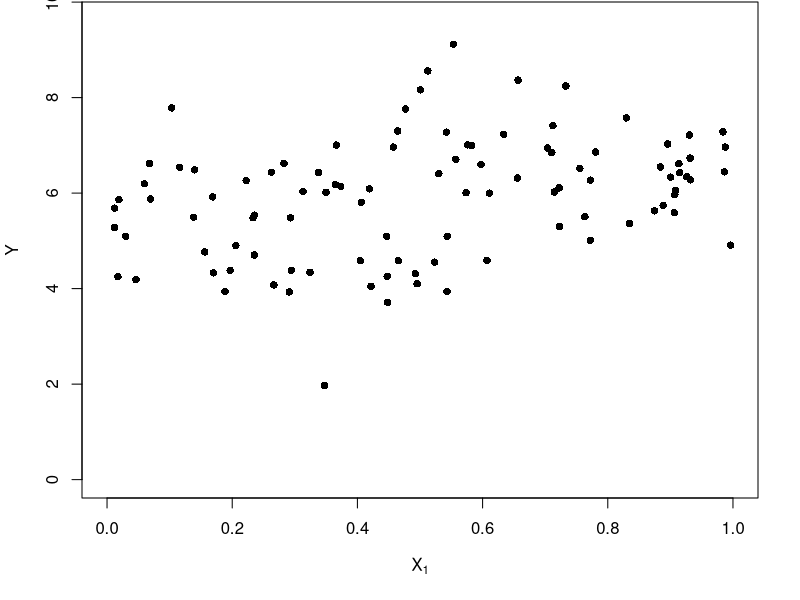
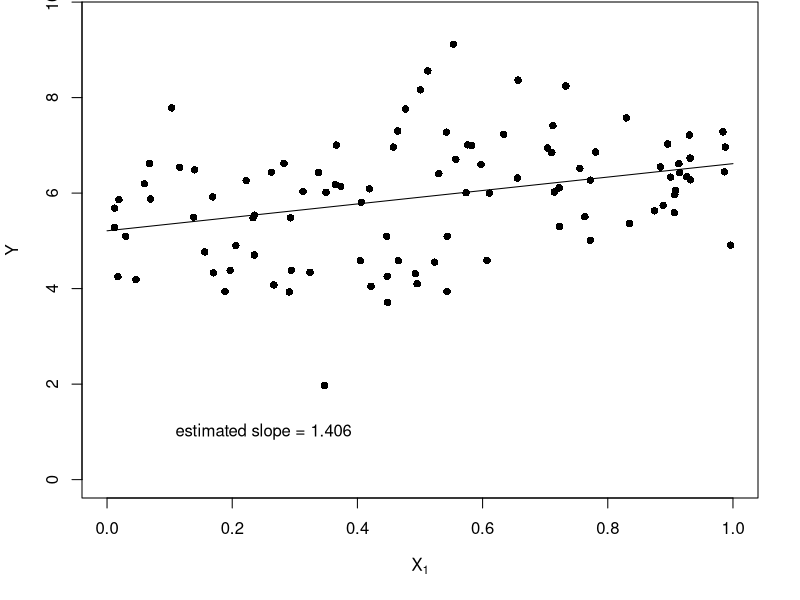
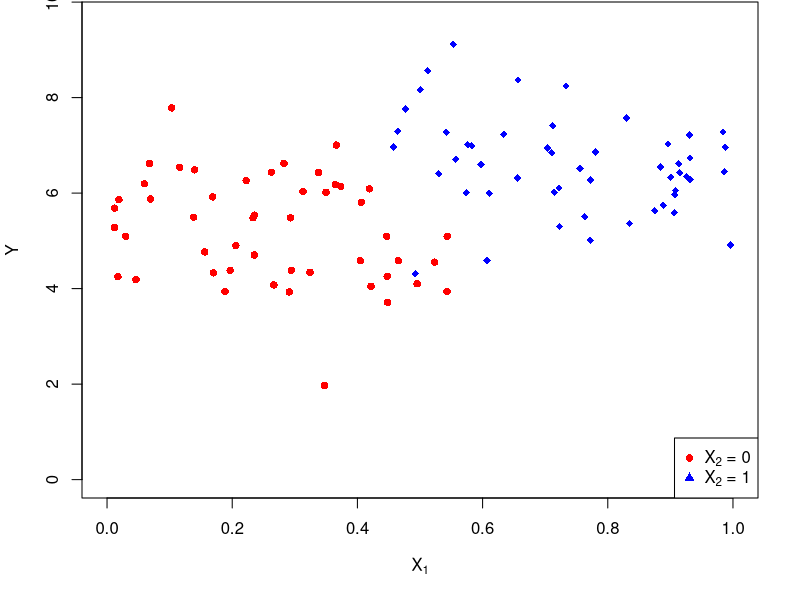
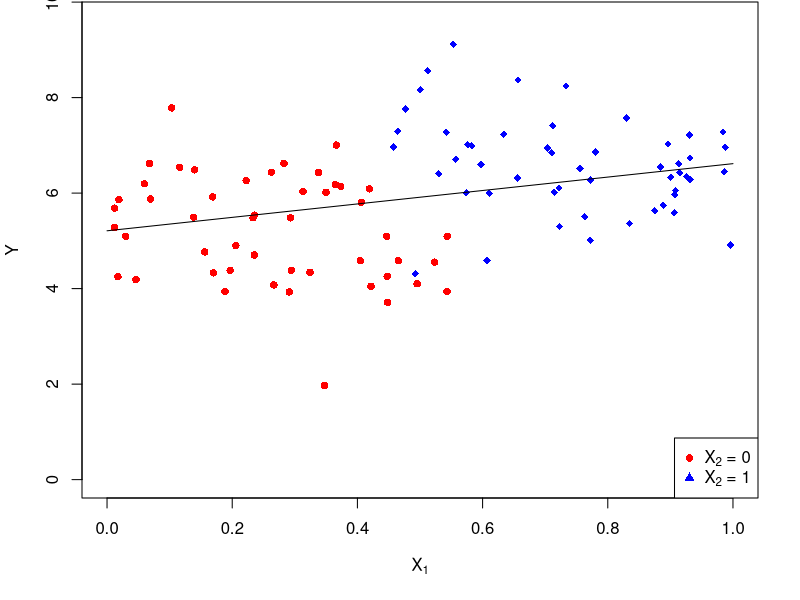
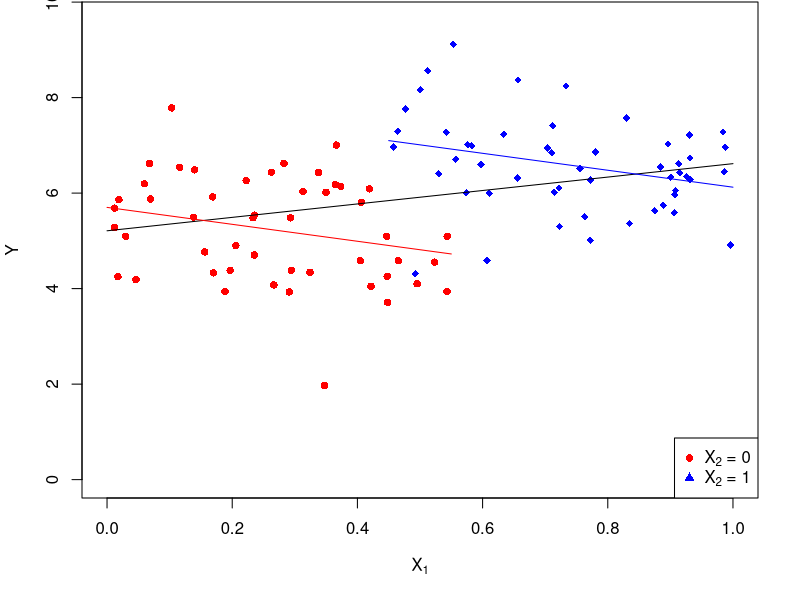
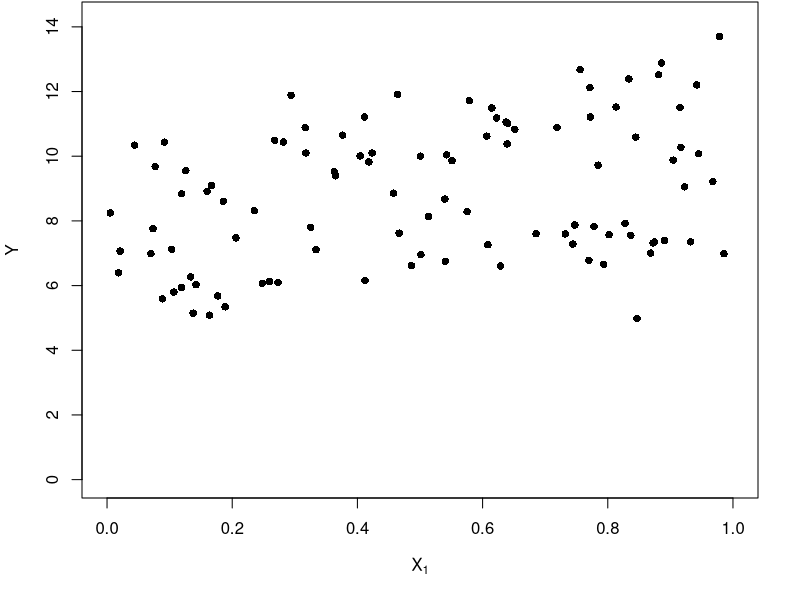
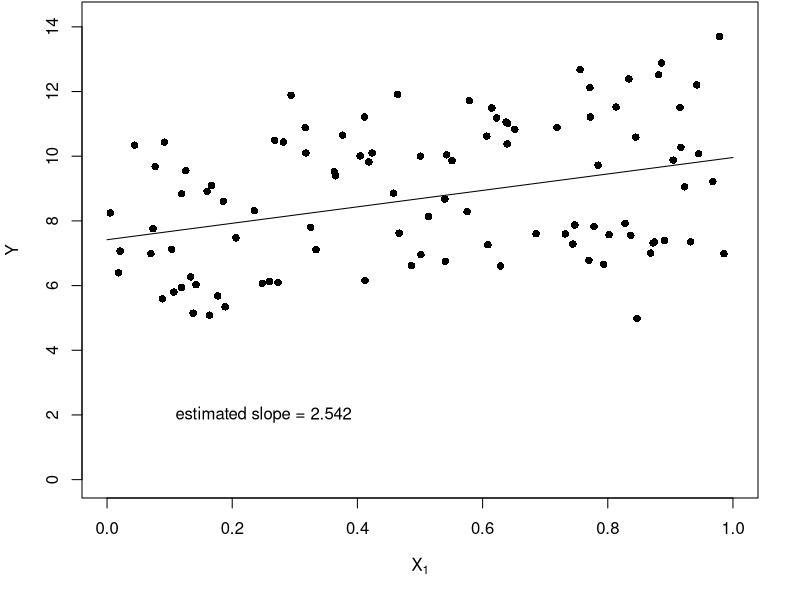
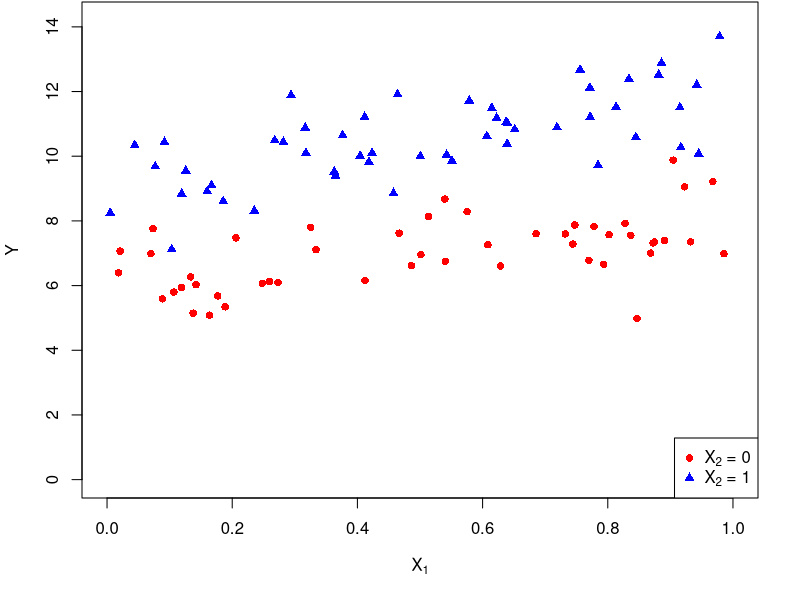

Reproduce these figures in R, in order.
## R script for chapter 1, section 2: multiple linear regression
## Created 30 March 2018 by Brian Williamson

## --------------------------------------------------------------------
## Examples of confounders, precision variables, and effect modifiers
## --------------------------------------------------------------------

## data generating mechanism for two predictors, one is a confounder
data_func_confound <- function(beta0, beta1, beta2, n) {
  ## generate some X data: X1 is continuous, X2 is binary
  x2 <- sample(0:1, n, replace = TRUE)
  ## generate two clouds of x1 points
  x1_0 <- runif(sum(x2 == 0), 0, 0.55)
  x1_1 <- runif(sum(x2 == 1), 0.45, 1)
  X <- matrix(NA, ncol = 2, nrow = n)
  X[x2 == 0, 1] <- x1_0
  X[x2 == 1, 1] <- x1_1
  X[, 2] <- x2
  
  ## create the outcome
  y <- beta0 + beta1*X[, 1] + beta2*X[, 2] + rnorm(n, 0, 1)
  
  return(data.frame(x1 = X[, 1], x2 = X[, 2], y = y))
}
## data generating mechanism for two predictors, one is a precision variable

## data generating mechanism for two predictors, one is an effect modifier
data_func_em <- function(beta0, beta1, beta2, beta3, n) {
  ## generate some X data: X1 is continuous, X2 is binary
  x2 <- sample(0:1, n, replace = TRUE)
  ## generate two clouds of x1 points
  x1_0 <- runif(sum(x2 == 0), 0, 1)
  x1_1 <- runif(sum(x2 == 1), 0, 1)
  X <- matrix(NA, ncol = 2, nrow = n)
  X[x2 == 0, 1] <- x1_0
  X[x2 == 1, 1] <- x1_1
  X[, 2] <- x2
  
  ## create the outcome
  y <- beta0 + beta1*X[, 1] + beta2*X[, 2] + beta3*X[, 1]*X[, 2] + rnorm(n, 0, 1)
  
  return(data.frame(x1 = X[, 1], x2 = X[, 2], y = y))
}

## --------------------------
## Set up plot arguments
## --------------------------
fig_width <- 1024
fig_height <- 1024
fig_res <- 200

beta0 <- 6
beta1 <- -2
beta2 <- 2
## --------------------------
## Confounding
## --------------------------
## generate confounded data
set.seed(4747)
dat_c <- data_func_confound(beta0, beta1, beta2, n = 100)
## make a plot, without coloring
png("lecture/chapter_1/plots/confounding_simple.png", width = fig_width, height = fig_height, units = "px", res = fig_res)
par(mar = c(5, 4, 0, 2) + 0.1)
plot(dat_c$x1, dat_c$y, main = "", xlab = expression(X[1]), ylab = "Y", pch = 16,
     xlim = c(0, 1), ylim = c(0, max(dat_c$y) + 0.5))
dev.off()
## fit a linear regression, plot best fitting line
mod_c_simple <- lm(y ~ x1, data = dat_c)
x_range <- cbind(1, seq(0, 1, by = 0.01))
png("lecture/chapter_1/plots/confounding_simple_with_line.png", width = fig_width, height = fig_height, units = "px", res = fig_res)
par(mar = c(5, 4, 0, 2) + 0.1)
plot(dat_c$x1, dat_c$y, main = "", xlab = expression(X[1]), ylab = "Y", pch = 16,
     xlim = c(0, 1), ylim = c(0, max(dat_c$y) + 0.5))
lines(x_range[, 2], x_range%*%mod_c_simple$coefficients)
text(0.25, 1, labels = paste0("estimated slope = ", round(mod_c_simple$coefficients[2], 3)))
dev.off()

## make a plot, with coloring
png("lecture/chapter_1/plots/confounding_colored.png", width = fig_width, height = fig_height, units = "px", res = fig_res)
par(mar = c(5, 4, 0, 2) + 0.1)
plot(dat_c$x1[dat_c$x2 == 0], dat_c$y[dat_c$x2 == 0], main = "", xlab = expression(X[1]), ylab = "Y", pch = 16,
     col = "red", xlim = c(0, 1), ylim = c(0, max(dat_c$y) + 0.5))
points(dat_c$x1[dat_c$x2 == 1], dat_c$y[dat_c$x2 == 1], pch = 18, col = "blue")
legend("bottomright", legend = c(expression(paste(X[2],  " = 0", sep = "")), expression(paste(X[2], " = 1", sep = ""))),
       pch = c(16, 17), col = c("red", "blue"))
dev.off()
png("lecture/chapter_1/plots/confounding_colored_with_simple_line.png", width = fig_width, height = fig_height, units = "px", res = fig_res)
par(mar = c(5, 4, 0, 2) + 0.1)
plot(dat_c$x1[dat_c$x2 == 0], dat_c$y[dat_c$x2 == 0], main = "", xlab = expression(X[1]), ylab = "Y", pch = 16,
     col = "red", xlim = c(0, 1), ylim = c(0, max(dat_c$y) + 0.5))
points(dat_c$x1[dat_c$x2 == 1], dat_c$y[dat_c$x2 == 1], pch = 18, col = "blue")
legend("bottomright", legend = c(expression(paste(X[2],  " = 0", sep = "")), expression(paste(X[2], " = 1", sep = ""))),
       pch = c(16, 17), col = c("red", "blue"))
lines(x_range[, 2], x_range%*%mod_c_simple$coefficients)
dev.off()
## fit adjusted regression, plot best fitting line 
mod_c_multiple <- lm(y ~ x1 + x2, data = dat_c)
x_range_0 <- cbind(x_range[1:which(x_range[, 2] == 0.55), ], 0)
x_range_1 <- cbind(x_range[which(x_range[, 2] == 0.45):length(x_range[, 2]), ], 1)
png("lecture/chapter_1/plots/confounding_colored_with_lines.png", width = fig_width, height = fig_height, units = "px", res = fig_res)
par(mar = c(5, 4, 0, 2) + 0.1)
plot(dat_c$x1[dat_c$x2 == 0], dat_c$y[dat_c$x2 == 0], main = "", xlab = expression(X[1]), ylab = "Y", pch = 16,
     col = "red", xlim = c(0, 1), ylim = c(0, max(dat_c$y) + 0.5))
points(dat_c$x1[dat_c$x2 == 1], dat_c$y[dat_c$x2 == 1], pch = 18, col = "blue")
legend("bottomright", legend = c(expression(paste(X[2],  " = 0", sep = "")), expression(paste(X[2], " = 1", sep = ""))),
       pch = c(16, 17), col = c("red", "blue"))
lines(x_range[, 2], x_range%*%mod_c_simple$coefficients)
lines(x_range_0[, 2], x_range_0%*%mod_c_multiple$coefficients, col = "red")
lines(x_range_1[, 2], x_range_1%*%mod_c_multiple$coefficients, col = "blue")
dev.off()


## -------------------
## Effect modification
## -------------------
beta0_em <- 6
beta1_em <- 2
beta2_em <- 3
beta3_em <- 1

set.seed(4747)
dat_e <- data_func_em(beta0_em, beta1_em, beta2_em, beta3_em, n = 1000)

## take a subsample to plot
dat_e_samp <- dat_e[sample.int(1000, 100), ]

## make a plot, without coloring
png("lecture/chapter_1/plots/effect_modification_simple.png", width = fig_width, height = fig_height, units = "px", res = fig_res)
par(mar = c(5, 4, 0, 2) + 0.1)
plot(dat_e_samp$x1, dat_e_samp$y, main = "", xlab = expression(X[1]), ylab = "Y", pch = 16,
     xlim = c(0, 1), ylim = c(0, max(dat_e_samp$y) + 0.5))
dev.off()

## fit best fitting line
mod_e <- lm(y ~ x1, data = dat_e)

## plot with best fitting line
png("lecture/chapter_1/plots/effect_modification_simple_with_line.png", width = fig_width, height = fig_height, units = "px", res = fig_res)
par(mar = c(5, 4, 0, 2) + 0.1)
plot(dat_e_samp$x1, dat_e_samp$y, main = "", xlab = expression(X[1]), ylab = "Y", pch = 16,
     xlim = c(0, 1), ylim = c(0, max(dat_e_samp$y) + 0.5))
lines(x_range[, 2], x_range%*%mod_e$coefficients)
text(0.25, 2, labels = paste0("estimated slope = ", round(mod_e$coefficients[2], 3)))
dev.off()

## plot without lines, but colored by x2 status
png("lecture/chapter_1/plots/effect_modification_colored.png", width = fig_width, height = fig_height, units = "px", res = fig_res)
par(mar = c(5, 4, 0, 2) + 0.1)
plot(dat_e_samp$x1, dat_e_samp$y, main = "", xlab = expression(X[1]), ylab = "Y", 
     pch = ifelse(dat_e_samp$x2 == 1, 17, 16),
     xlim = c(0, 1), ylim = c(0, max(dat_e_samp$y) + 0.5),
     col = ifelse(dat_e_samp$x2 == 1, "blue", "red"))
legend("bottomright", legend = c(expression(paste(X[2],  " = 0", sep = "")), expression(paste(X[2], " = 1", sep = ""))),
                             pch = c(16, 17), col = c("red", "blue"))
dev.off()

## fit multiple regression with em
mod_e_multiple <- lm(y ~ x1*x2, data = dat_e)

## with simple line
png("lecture/chapter_1/plots/effect_modification_colored_with_simple_line.png", width = fig_width, height = fig_height, units = "px", res = fig_res)
par(mar = c(5, 4, 0, 2) + 0.1)
plot(dat_e_samp$x1, dat_e_samp$y, main = "", xlab = expression(X[1]), ylab = "Y", 
     pch = ifelse(dat_e_samp$x2 == 1, 17, 16),
     xlim = c(0, 1), ylim = c(0, max(dat_e_samp$y) + 0.5),
     col = ifelse(dat_e_samp$x2 == 1, "blue", "red"))
lines(x_range[, 2], x_range%*%mod_e$coefficients)
legend("bottomright", legend = c(expression(paste(X[2],  " = 0", sep = "")), expression(paste(X[2], " = 1", sep = ""))),
       pch = c(16, 17), col = c("red", "blue"))
dev.off()


x_range_0_em <- cbind(x_range[, ], 0, 0)
x_range_1_em <- cbind(x_range[, ], 1, x_range[, 2])

## with multiple lines
png("lecture/chapter_1/plots/effect_modification_colored_with_lines.png", width = fig_width, height = fig_height, units = "px", res = fig_res)
par(mar = c(5, 4, 0, 2) + 0.1)
plot(dat_e_samp$x1, dat_e_samp$y, main = "", xlab = expression(X[1]), ylab = "Y", 
     pch = ifelse(dat_e_samp$x2 == 1, 17, 16),
     xlim = c(0, 1), ylim = c(0, max(dat_e_samp$y) + 0.5),
     col = ifelse(dat_e_samp$x2 == 1, "blue", "red"))
lines(x_range[, 2], x_range%*%mod_e$coefficients)
lines(x_range_0_em[, 2], x_range_0_em%*%mod_e_multiple$coefficients, col = "red")
lines(x_range_1_em[, 2], x_range_1_em%*%mod_e_multiple$coefficients, col = "blue")
legend("bottomright", legend = c(expression(paste(X[2],  " = 0", sep = "")), expression(paste(X[2], " = 1", sep = ""))),
       pch = c(16, 17), col = c("red", "blue"))
dev.off()
